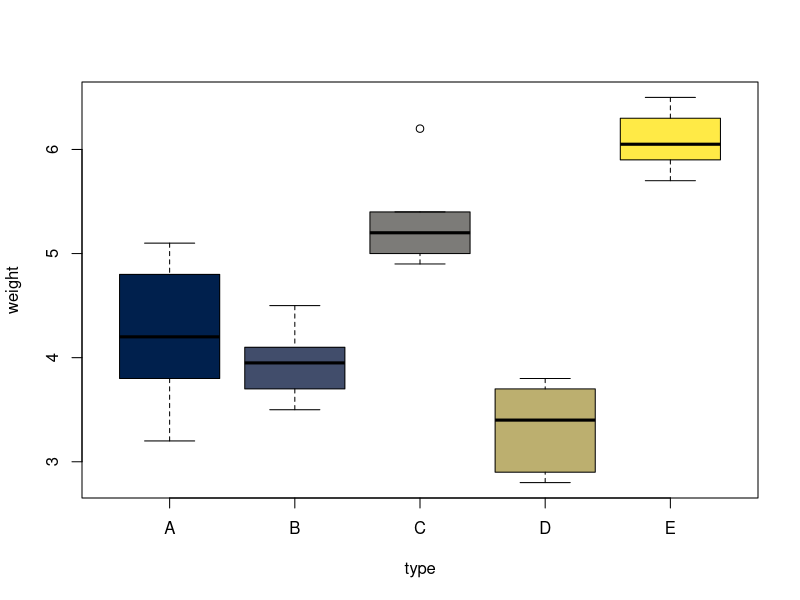

Source code (R):
## ---- chunk 1
type <- rep(c("A", "B", "C", "D", "E"), times=6)
weight <- c(
  3.2, 4.5, 5.1, 2.8, 6.3,
  4.1, 3.7, 6.2, 3.6, 5.9,
  3.8, 4.1, 4.9, 3.2, 6.1,
  4.3, 3.9, 5.0, 2.9, 5.7,
  5.1, 3.5, 5.3, 3.8, 6.5,
  4.8, 4.0, 5.4, 3.7, 6.0)

df <- data.frame(type, weight)
## ---- chunk 2
boxplot(weight ~ type, col=viridis::cividis(n=5))
## ---- chunk 3
mean <- tapply(weight, type, mean)
effect <- mean - mean(weight)
effect
## ---- chunk 4
model <- aov(weight ~ type, data=df)
summary(model)
## ---- chunk 5
